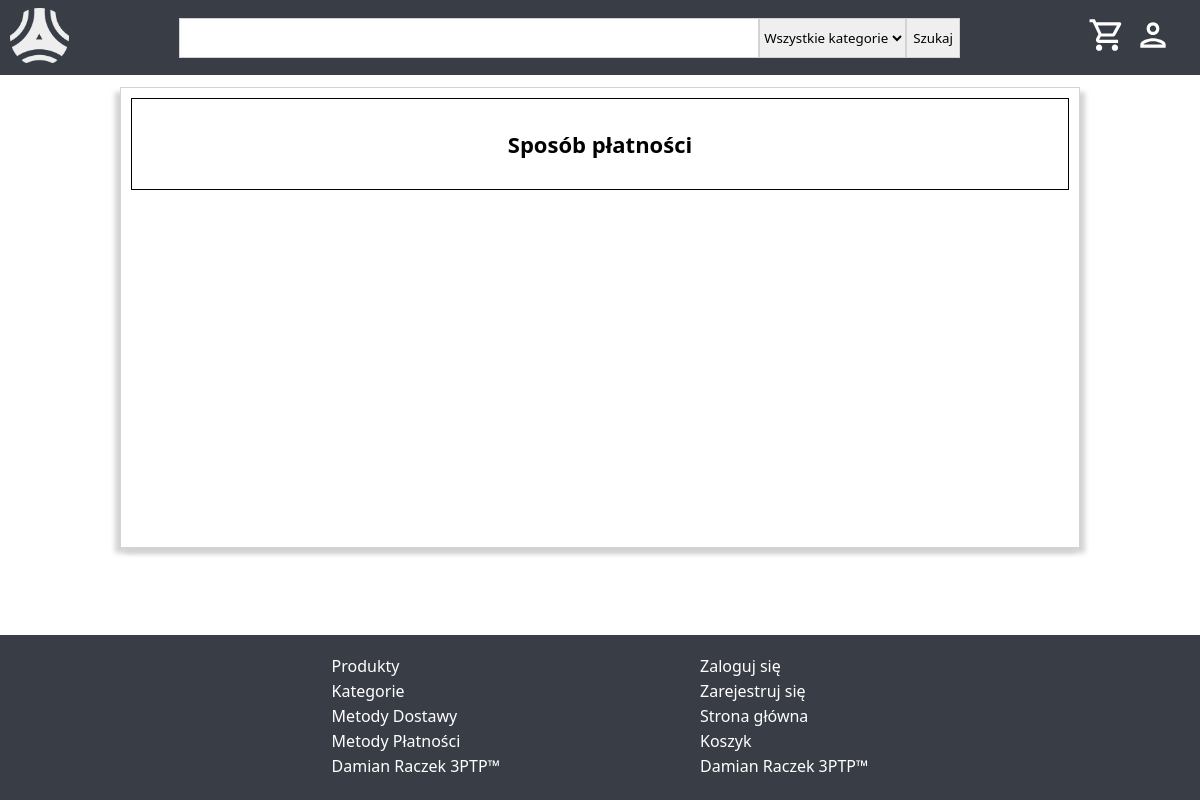
/payment, run on an earlier commit of the app's database.
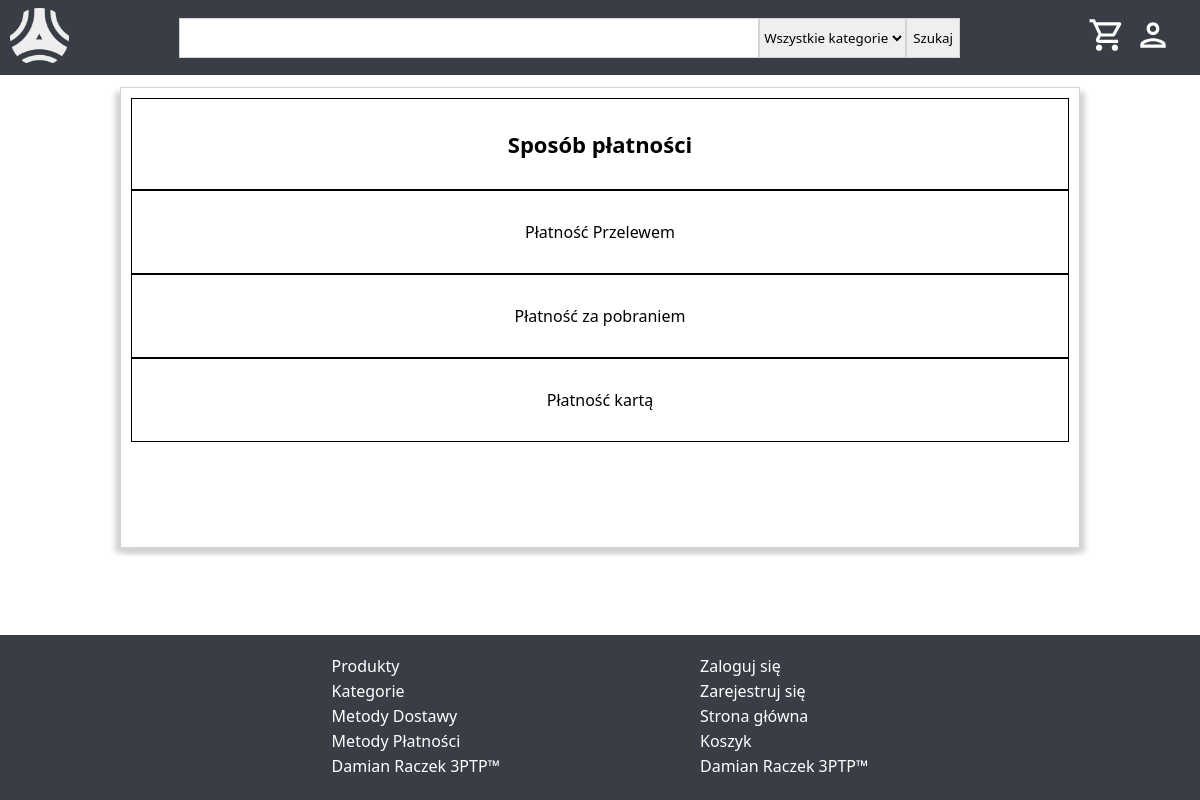
And on a later commit of the database.
### tables this page shows
CREATE TABLE `payment_methods` (
  `id` bigint(20) NOT NULL,
  `name` varchar(255) NOT NULL,
  `created_date` datetime NOT NULL,
  `user_id_created` bigint(20) NOT NULL,
  `last_modified_date` datetime NOT NULL,
  `user_id_last_modified` bigint(20) NOT NULL,
  `status` tinyint(3) UNSIGNED NOT NULL
);

### MVC/controllers/Controller.php (called while the page is built, shortened)
<?php
class Controller{
    public function loadView($name, $data, $return){
        include($name.".php");
        if($return===true){
           return ob_get_clean();
        }
    }
}

### MVC/models/databaseModels/PaymentMethodsModel.php (called while the page is built, shortened)
<?php
class PaymentMethodsModel{
    public function getMethods(){
        $dbh = include("MVC/models/databaseModels/Database.php");
        $stmt = $dbh->prepare("SELECT id, name FROM payment_methods WHERE status = ?");
        $stmt->execute([StatusEnum::ACTIVE]);
        $result = $stmt->fetchAll();
        return $result;
    }
}

### MVC/views/info/paymentMethods.php (the view, shortened to what this page needs)
<!DOCTYPE html>
<html lang="en">
<head>
    <?php echo $data['styles']; ?>
</head>
<body>
    <?php echo $data['header']; ?>
    <main>
        <div class="grid">
            <div class="header">
                Sposób płatności
            </div>
            <?php foreach($data['payment_methods'] as $method): ?>
                <div class="value">
                    <?php echo $method['name']; ?>
                </div>
            <?php endforeach; ?>
        </div>
    </main>
    <?php echo $data['footer']; ?>
</body>
</html>

### MVC/views/common/header.php (shortened to what this page needs)
<header>
    <a href="/dRaczekProjekt/home" id="logo-wrapper">
        <img src="/dRaczekProjekt/img/logo/logo_transparent_img_only.png" id="logo">
    </a>
    <div id="searchbar-wrapper">
        <form action="/dRaczekProjekt/products" method="get">
            <input type="text" name="text" <?php if(isset($_GET['text'])) echo "value=\"".$_GET['text']."\""; ?>>
            <select name="categoryId">
                <option value="999">Wszystkie kategorie</option>
            </select>
            <input type="submit" value="Szukaj">
        </form>
    </div>
    <div id="header-items-wrapper">
        <a class="item" href="/dRaczekProjekt/cart">
            <img src="/dRaczekProjekt/img/cart-icon.svg">
        </a>
        <div class="item">
            <img src="/dRaczekProjekt/img/account-icon.svg">
        </div>
    </div>
</header>

### MVC/views/common/footer.php
<footer>
    <div class="column">
        <a href="/dRaczekProjekt/products">Produkty</a>
        <a href="/dRaczekProjekt/categories">Kategorie</a>
        <a href="/dRaczekProjekt/delivery">Metody Dostawy</a>
        <a href="/dRaczekProjekt/payment">Metody Płatności</a>
        <a>Damian Raczek 3PTP™</a>
    </div>
    <div class="column">
        <a href="/dRaczekProjekt/login">Zaloguj się</a>
        <a href="/dRaczekProjekt/register">Zarejestruj się</a>
        <a href="/dRaczekProjekt/home">Strona główna</a>
        <a href="/dRaczekProjekt/cart">Koszyk</a>
        <a>Damian Raczek 3PTP™</a>
    </div>
</footer>

### router/Router.php (shortened to what this page needs)
<?php
class Router {
    function routeRequest($requestUri, $routes) {
        $requestUri=urldecode($requestUri);
        foreach ($routes as $route => $params) {
            $pattern = str_replace(':id', '(\d+)', $route);
            $pattern = str_replace(":token", '([A-Za-z\d]+)', $pattern);
            $pattern = str_replace(":pageableUsers", '\?((page=(\d)+)(&size=(\d)+)((&email=([A-Za-z\d])+)*)((&firstName=([\p{L}\p{N}\s])+)*)((&lastName=([\p{L}\p{N}\s])+)*)((&status=(\d)+)*)((&createdDate=([\d-])+)*)((&id=(\d)+)*)((&orderBy=([A-Za-z_])+)*)((&order=([A-Za-z])+)*))', $pattern);
            $pattern = str_replace(":pageableProductsUser", '(\?page=(\d)+&size=(\d)+((&text=([\p{L}\p{N}\s]*))*)((&categoryId=(\d)+)*)((&gender=(\d)+)*)((&price_from=(\d)+)*)((&price_to=(\d)+)*)((&productSize=(\d)+)*)((&colour=(\d)+)*)((&orderBy=([\p{L}\p{N}_])+)*)((&order=([\p{L}])+)*))', $pattern);
            $pattern = str_replace(":pageableCategories", '\?((page=(\d)+)(&size=(\d)+)((&name=([\p{L}\p{N}\s])+)*)((&status=(\d)+)*)((&createdDate=([\d-])+)*)((&id=(\d)+)*)((&orderBy=([A-Za-z_])+)*)((&order=([A-Za-z])+)*))', $pattern);
            $pattern = str_replace(":pageableProducts", '\?((page=(\d)+)(&size=(\d)+)((&name=([\p{L}\p{N}\s])+)*)((&categoryId=(\d)+)*)((&description=([\p{L}\p{N}\s.,:;"\'() \n-])+)*)((&priceFrom=(\d+(?:\.\d+)?))*)((&priceTo=(\d+(?:\.\d+)?))*)((&quantityFrom=(\d)+)*)((&quantityTo=(\d)+)*)((&productSize=(\d)+)*)((&colour=(\d)+)*)((&gender=(\d)+)*)((&viewCountFrom=(\d)+)*)((&viewCountTo=(\d)+)*)((&status=(\d)+)*)((&createdDate=([\d-])+)*)((&id=(\d)+)*)((&orderBy=([A-Za-z_])+)*)((&order=([A-Za-z])+)*))', $pattern);
            $pattern = str_replace(":pageableOrders", '\?((page=(\d)+)(&size=(\d)+)((&first_name=([\p{L}\p{N}\s])+)*)((&last_name=([\p{L}\p{N}\s])+)*)((&street=([\p{L}\p{N}\s])+)*)((&postal_code=([-\d])+)*)((&postal_city=([\p{L}\p{N}\s])+)*)((&country=([\p{L}\p{N}\s])+)*)((&nip=([\d])+)*)((&company_name=([\p{L}\p{N}\s])+)*)((&delivery_id=(\d)+)*)((&payment_method_id=(\d)+)*)((&payment_status=(\d)+)*)((&order_status=(\d)+)*)((&status=(\d)+)*)((&createdDate=([\d-])+)*)((&id=(\d)+)*)((&orderBy=([A-Za-z_])+)*)((&order=([A-Za-z])+)*))', $pattern);
            if (preg_match('#^'.$pattern.'$#u', $requestUri, $matches)) {
                $controller = new $params['controller']();
                $action = $params['action'];
                $params = array_slice($matches, 1);
                call_user_func_array(array($controller, $action), $params);
                return true;
            }
        }
        return false;
    }
  }

What changed in the data, as far as the page shows it:
added payment_methods: name "Płatność Przelewem"
added payment_methods: name "Płatność za pobraniem"
added payment_methods: name "Płatność kartą"
